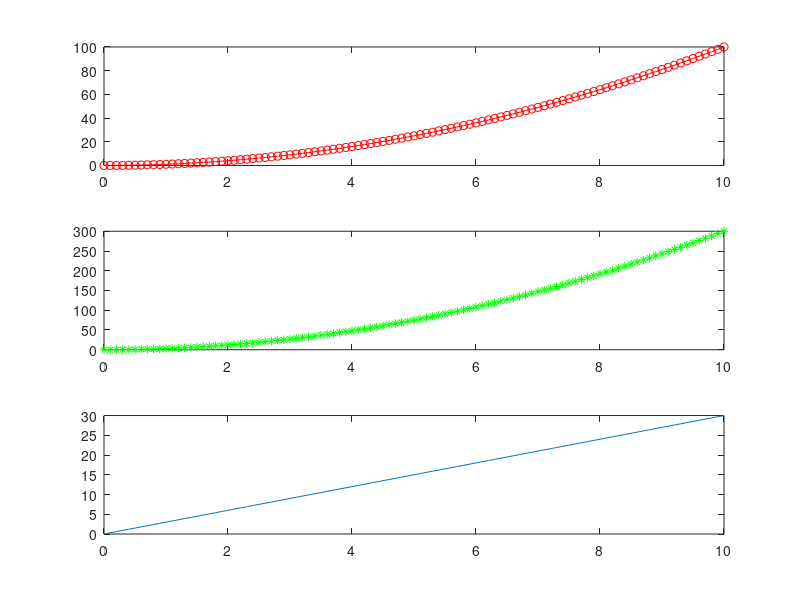

Write MATLAB code to recreate this figure.
clear
x = 0:0.1:10;
y = x.^2;
z = 3*x;
w = 3*y;

subplot(3,1,1)
plot(x,y,'r -o')

%axis([11 20 -1 50])

subplot(3,1,2)
plot(x,w,'g :*')

subplot(3,1,3)
plot(x,z)


